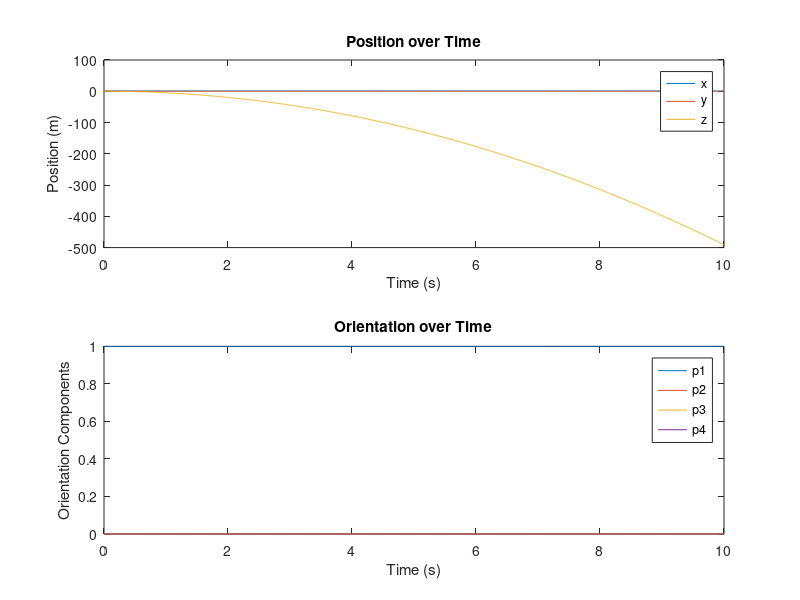

MATLAB code to generate this figure:
clear; close all; clc; format shortG;

% Constants
g = 9.81;               % Gravity
dt = 0.01;              % Time step
t_total = 10;           % Total simulation time
steps = t_total / dt;   % Number of time steps

% Initial Conditions
q1 = [1; 0; 0; 1; 0; 0; 0]; % Initial position and orientation
q1d = [0; 0; 0; 0; 0; 0; 0]; % Initial velocity
r1 = q1(1:3);
p1 = q1(4:7);

% Parameters
N1 = diag([10, 10, 10]);
J1m = diag([0.1, 0.1, 3]);

% Store results for visualization
time = (0:dt:t_total)';
positions = zeros(length(time), 3);
orientations = zeros(length(time), 4);

for step = 1:length(time)
    % Extract position and orientation components
    r1 = q1(1:3);
    p1 = q1(4:7);
    r1d = q1d(1:3);
    p1d = q1d(4:7);
    
    % L1 Matrix
    L1 = [-p1(2),  p1(1),  p1(4), -p1(3);
          -p1(3), -p1(4),  p1(1),  p1(2);
          -p1(4),  p1(3), -p1(2),  p1(1)];
    
    % Generalized Inertia Matrix
    J1s = 4 * L1' * J1m * L1;
    Ms = blkdiag(N1, J1s);
    
    % Constraint Matrix
    P = [zeros(1, 3), p1'];
    A = [Ms, P'; P, zeros(1, 1)];
    
    % Time Derivative of L1
    L1d = [-p1d(2),  p1d(1),  p1d(4), -p1d(3);
           -p1d(3), -p1d(4),  p1d(1),  p1d(2);
           -p1d(4),  p1d(3), -p1d(2),  p1d(1)];
    
    % Skew-Symmetric H1
    H1 = 4 * L1d' * J1m * L1;
    bs = [zeros(3, 1); 2 * H1 * p1d];
    
    % Additional Constraint
    c = p1d' * p1d;
    B = [bs; c];
    
    % External Forces and Torques
    f1 = [0; 0; -N1(1, 1) * g];
    n1s = [zeros(4, 1)];
    gs = [f1; n1s];
    c = [gs; 0];
    
    % Solve for accelerations and constraint force
    x = A \ (c - B);
    q1dd = x(1:7);  % Accelerations
    omega = x(8);   % Constraint force (not used in updates)
    
    % Update velocities and positions using Euler integration
    q1d = q1d + q1dd * dt; % Update velocity
    q1 = q1 + q1d * dt;    % Update position
    
    % Normalize the quaternion (p1 is the quaternion part of q1)
    p1 = q1(4:7);          % Extract quaternion
    q1(4:7) = p1 / norm(p1); % Normalize quaternion
    
    % Store results for visualization
    positions(step, :) = r1';
    orientations(step, :) = q1(4:7)';
end

% Visualization
figure;
subplot(2, 1, 1);
plot(time, positions);
xlabel('Time (s)');
ylabel('Position (m)');
legend('x', 'y', 'z');
title('Position over Time');

subplot(2, 1, 2);
plot(time, orientations);
xlabel('Time (s)');
ylabel('Orientation Components');
legend('p1', 'p2', 'p3', 'p4');
title('Orientation over Time');
